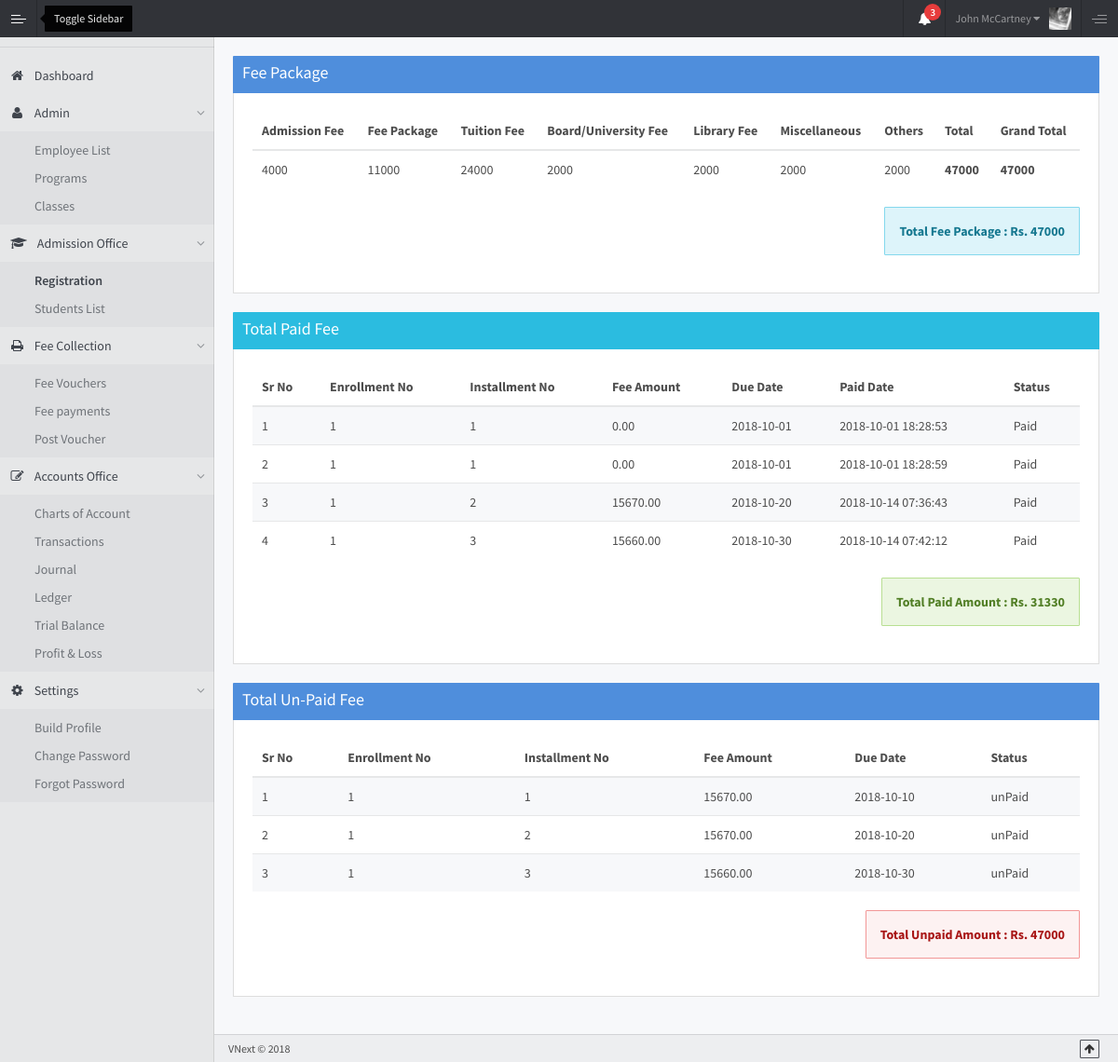
Screenshot of /ilm/vouchers/feePackageAndHistory/1 with the database file from the repository.
### tables this page shows
CREATE TABLE `fee_info` (
  `id` int(11) NOT NULL,
  `enrollment_id` int(11) NOT NULL,
  `adm_fee` float NOT NULL,
  `fee_package` float NOT NULL,
  `tuition_fee` float NOT NULL,
  `boardUniReg_fee` float NOT NULL,
  `library_fee` float NOT NULL,
  `miscellaneous_fee` float NOT NULL,
  `others` float NOT NULL,
  `total_fee` float NOT NULL,
  `grand_total` float NOT NULL,
  `status` int(11) NOT NULL DEFAULT '1' COMMENT '0 = inactive, 1 = active'
);

CREATE TABLE `paid_fee` (
  `id` int(11) NOT NULL,
  `enrollment_id` int(11) NOT NULL,
  `classId` int(11) NOT NULL,
  `sectionId` int(11) NOT NULL,
  `installment_no` int(11) NOT NULL,
  `fee_amount` decimal(13,2) NOT NULL,
  `status` int(11) NOT NULL COMMENT '0= unpaid, 1 = paid',
  `installment_date` date NOT NULL,
  `pay_date` timestamp NOT NULL DEFAULT CURRENT_TIMESTAMP,
  `created_by` int(11) NOT NULL,
  `edited_by` int(11) NOT NULL,
  `delete_status` int(11) NOT NULL DEFAULT '0' COMMENT '0 = not_deleted, 1 = soft_deleted'
);

### ilm/application/controllers/Vouchers.php (called while the page is built, shortened)
<?php
class Vouchers extends CI_Controller
{
    public function __construct()
    {
        $this->load->model('Vouchers_model');
        $this->load->model('admin_model');
        $this->load->model('Accounts_model');
    }
    public function feePackageAndHistory($enrollment_id)
    {
        $data = array(
            'title' => 'ILM | Admin',
            'view' => 'vouchers/fee_pkg_history',
            'fee_package' => $this->Vouchers_model->getFeePackage($enrollment_id),
            'student_info' => $this->studentInfo($enrollment_id),
            'paid_fee' => $this->Vouchers_model->getPaidFee($enrollment_id),
            'unpaid_fee' => $this->Vouchers_model->getUnPaidFee($enrollment_id)
        );
        $this->load->view('masterLayouts/admin',$data);
    }
    public function studentInfo($id = NULL)
    {
        if ($id)
        {
            $data = array(
                'title' => 'ILM | Admin',
                'student_detail' => $this->admin_model->getStudentDetail($id),
                'suspendReason' => $this->admin_model->getSuspendReason($id),
                'leaveReason' => $this->admin_model->getLeaveReason($id)
            );
            $student_info = $this->load->view('admin/student_info',$data,TRUE);
            return $student_info;
        }
    }
}

### ilm/index.php (called while the page is built, shortened)
<?php
require_once BASEPATH.'core/CodeIgniter.php';

### ilm/application/models/Vouchers_model.php (called while the page is built, shortened)
<?php
class Vouchers_model extends CI_Model
{
    public function getFeePackage($enrollment_id)
    {
        $query =  $this->db->where('enrollment_id',$enrollment_id)
            ->get('fee_info');
        return $query->row();
    }
    public function getPaidFee($enrollment_id)
    {
        $query =  $this->db->where(array('enrollment_id' => $enrollment_id, 'status' => 1))
            ->get('paid_fee');
        return $query->result();
    }
    public function getUnPaidFee($enrollment_id)
    {
        $query =  $this->db->where(array('enrollment_id' => $enrollment_id, 'status' => 0))
            ->get('paid_fee');
        return $query->result();
    }
}

### ilm/application/models/admin_model.php (called while the page is built, shortened)
<?php
class Admin_Model extends CI_Model
{
    public function getStudentDetail($id)
    {
        $query = "SELECT e.*, e.id as enroll_id, pd.first_name as fName, pd.last_name as lName, fi.*, feei.*, pd.*, fami.*,cl.*,
        cl.title as class_name,
        sec.*, sec.title as section_name FROM
          enrollment e
          LEFT JOIN family_information fi ON e.id=fi.enrollment_id
          LEFT JOIN fee_info feei ON e.id=feei.enrollment_id
          LEFT JOIN personal_details pd ON e.id=pd.enrollment_id
          LEFT JOIN family_information fami ON e.id=fami.enrollment_id
          LEFT JOIN classes cl ON cl.id=e.class_id
          LEFT JOIN sections sec ON sec.id=e.section_id
          WHERE e.id='$id' ";
          $res = $this->db->query($query)->result_array();
          return $res[0];
    }
}
?>

### ilm/application/views/vouchers/fee_pkg_history.php (the view)
<div>
    <div class="panel panel-primary">
        <div class="panel-heading">Fee Package</div>
        <div class="panel-body">
            <table class="table">
                <thead>
                <tr>
                    <th>Admission Fee</th>
                    <th>Fee Package</th>
                    <th>Tuition Fee</th>
                    <th>Board/University Fee</th>
                    <th>Library Fee</th>
                    <th>Miscellaneous</th>
                    <th>Others</th>
                    <th>Total</th>
                    <th>Grand Total</th>
                </tr>
                </thead>
                <tbody>
                <tr>
                    <td><?php echo  $fee_package->adm_fee; ?></td>
                    <td><?php echo  $fee_package->fee_package; ?></td>
                    <td><?php echo  $fee_package->tuition_fee; ?> </td>
                    <td><?php echo  $fee_package->boardUniReg_fee; ?></td>
                    <td><?php echo  $fee_package->library_fee; ?></td>
                    <td><?php echo  $fee_package->miscellaneous_fee; ?></td>
                    <td><?php echo  $fee_package->others; ?></td>
                    <td><b><?php echo  $fee_package->total_fee; ?></b></td>
                    <td><b><?php echo  $fee_package->grand_total; ?></b></td>
                </tr>
                </tbody>
            </table>
            <p><span class="pull-right alert alert-info" ><b>Total Fee Package :  Rs. <?php echo
                        $fee_package->grand_total ;
                        ?></b></span></p>
        </div>
    </div>
    <div class="panel panel-info">
        <div class="panel-heading">Total Paid Fee</div>
        <div class="panel-body">
            <table class="table table-striped table-hover">
                <thead>
                <tr>
                    <th>Sr No </th>
                    <th>Enrollment No</th>
                    <th>Installment No</th>
                    <th>Fee Amount</th>
                    <th>Due Date</th>
                    <th>Paid Date</th>
                    <th>Status</th>
                </tr>
                </thead>
                <tbody>
                <?php
                $sum = 0.0;
                $i = 1;
                ?>
                <?php foreach ($paid_fee as $fee): ?>
                    <tr>
                        <td><?php echo  $i; ?></td>
                        <td><?php echo  $fee->enrollment_id; ?></td>
                        <td><?php echo  $fee->installment_no; ?></td>
                        <td><?php echo  $fee->fee_amount; ?> </td>
                        <td><?php echo  $fee->installment_date; ?></td>
                        <td><?php echo  $fee->pay_date; ?></td>
                        <td><?php echo  'Paid'; ?>
                        </td>
                        <?php
                        $sum = $sum + $fee->fee_amount;
                        $i++;
                        ?>
                    </tr>
                <?php endforeach; ?>
                </tbody>
            </table>
            <p><span class="pull-right alert alert-success" ><b>Total Paid Amount  :  Rs. <?php echo $sum ;
                        ?></b></span></p>
        </div>
    </div>
    <div class="panel panel-primary">
        <div class="panel-heading">Total Un-Paid Fee</div>
        <div class="panel-body">
            <table class="table table-striped table-hover">
                <thead>
                <tr>
                    <th>Sr No </th>
                    <th>Enrollment No</th>
                    <th>Installment No</th>
                    <th>Fee Amount</th>
                    <th>Due Date</th>
                    <th>Status</th>
                </tr>
                </thead>
                <tbody>
                <?php $sum = 0.0;
                $i = 1;
                ?>
                <?php foreach ($unpaid_fee as $fee): ?>
                    <tr>
                        <td><?php echo  $i; ?></td>
                        <td><?php echo  $fee->enrollment_id; ?></td>
                        <td><?php echo  $fee->installment_no; ?></td>
                        <td><?php echo  $fee->fee_amount; ?> </td>
                        <td><?php echo  $fee->installment_date; ?></td>
                        <td><?php echo  'unPaid'; ?></td>
                    </tr>
                    <?php $sum = $sum + $fee->fee_amount;
                    $i++;
                    ?>
                <?php endforeach; ?>
                </tbody>
            </table>
            <p><span class="pull-right alert alert-danger" ><b>Total Unpaid Amount  :  Rs. <?php echo $sum ;
                        ?></b></span></p>
        </div>
    </div>
</div>

### rows the page displays
fee_info: adm_fee "4000", fee_package "11000", tuition_fee "24000", boardUniReg_fee "2000", library_fee "2000", miscellaneous_fee "2000", others "2000", total_fee "47000", grand_total "47000"
paid_fee: enrollment "1", installment_no "1", fee_amount "0.00", installment_date "2018-10-01", pay_date "2018-10-01 18:28:53"
paid_fee: enrollment "1", installment_no "1", fee_amount "0.00", installment_date "2018-10-01", pay_date "2018-10-01 18:28:59"
paid_fee: enrollment "1", installment_no "2", fee_amount "15670.00", installment_date "2018-10-20", pay_date "2018-10-14 07:36:43"
paid_fee: enrollment "1", installment_no "3", fee_amount "15660.00", installment_date "2018-10-30", pay_date "2018-10-14 07:42:12"
paid_fee: enrollment "1", installment_no "1", fee_amount "15670.00", installment_date "2018-10-10"
paid_fee: enrollment "1", installment_no "2", fee_amount "15670.00", installment_date "2018-10-20"
paid_fee: enrollment "1", installment_no "3", fee_amount "15660.00", installment_date "2018-10-30"

### other values shown
$sum "31330"
$sum "47000"
